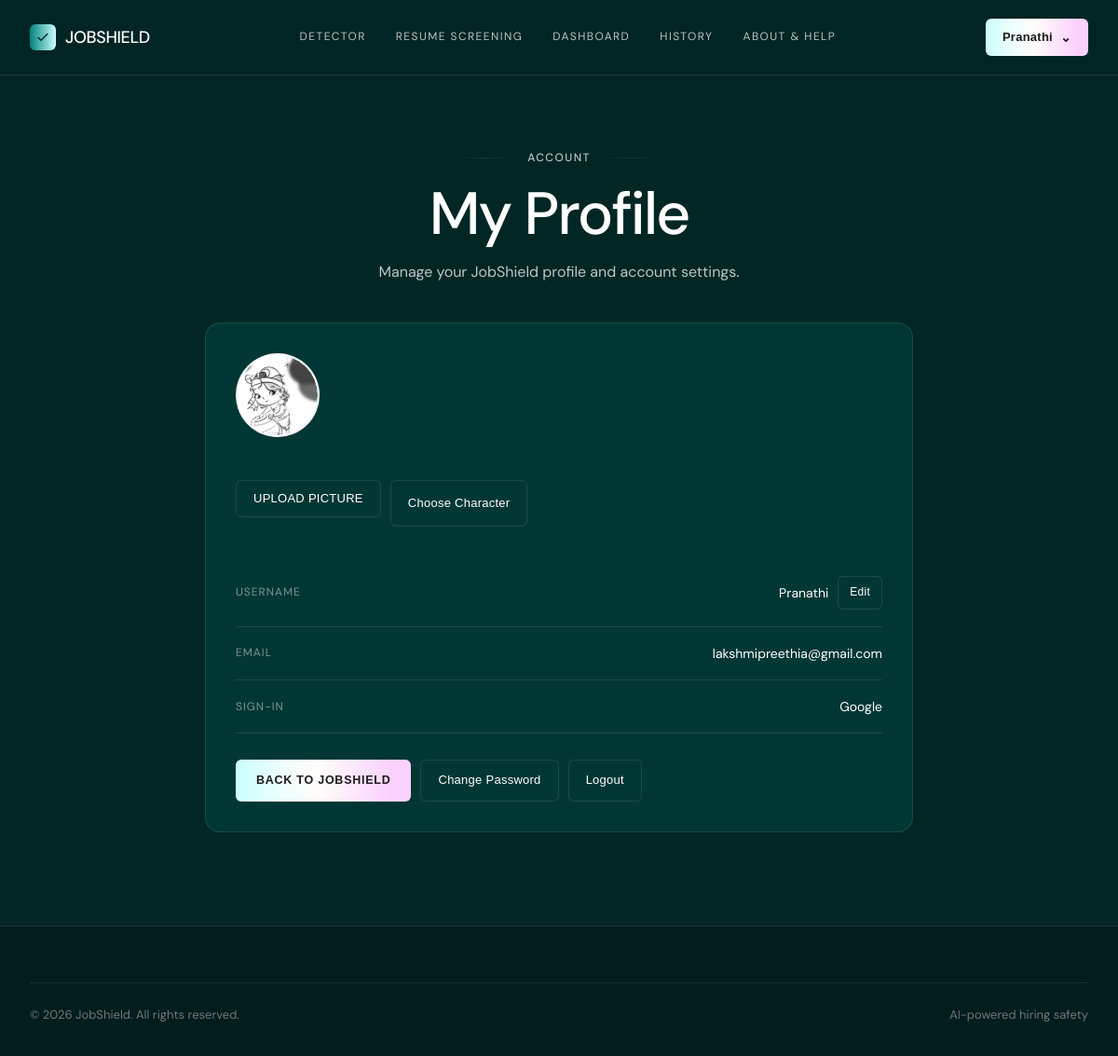
Screenshot of /profile (signed in) with the database file from the repository.
### models.py (models this page shows, shortened)
class User(UserMixin, db.Model):
    __tablename__ = "users"
    id = db.Column(db.Integer, primary_key=True)
    email = db.Column(db.String(255), unique=True, nullable=False, index=True)
    username = db.Column(db.String(80), unique=True, nullable=True, index=True)
    password_hash = db.Column(db.String(255), nullable=True)
    google_id = db.Column(db.String(255), unique=True, nullable=True, index=True)
    needs_username = db.Column(db.Boolean, default=False, nullable=False)
    is_admin = db.Column(db.Boolean, default=False, nullable=False)
    created_at = db.Column(db.DateTime, default=datetime.utcnow, nullable=False)
    scans = db.relationship(
        "Scan",
        backref="user",
        lazy=True,
        cascade="all, delete-orphan"
    )
    profile = db.relationship(
        "UserProfile",
        backref="user",
        uselist=False,
        lazy=True,
        cascade="all, delete-orphan"
    )

class UserProfile(db.Model):
    __tablename__ = "user_profiles"
    id = db.Column(db.Integer, primary_key=True)
    user_id = db.Column(
        db.Integer,
        db.ForeignKey("users.id"),
        unique=True,
        nullable=False,
        index=True
    )
    avatar_type = db.Column(
        db.String(20),
        nullable=False,
        default="character"
    )
    avatar_value = db.Column(
        db.String(255),
        nullable=True
    )
    created_at = db.Column(
        db.DateTime,
        default=datetime.utcnow,
        nullable=False
    )
    updated_at = db.Column(
        db.DateTime,
        default=datetime.utcnow,
        onupdate=datetime.utcnow,
        nullable=False
    )

### app.py (the view, shortened to what this page needs)
@app.route("/profile")
@login_required
def profile():
    profile = UserProfile.query.filter_by(
        user_id=current_user.id
    ).first()
    return render_template(
        "profile.html",
        title="My Profile",
        active="profile",
        profile=profile
    )

### models.py (called while the page is built)
@login_manager.user_loader
def load_user(user_id):
    try:
        return db.session.get(User, int(user_id))
    except (TypeError, ValueError):
        return None

### templates/profile.html (shortened to what this page needs)
{% extends "base.html" %}
{% block content %}
<main class="page">
    <div class="wrap">
        <div class="page-head">
            <div class="eyebrow">
                Account
            </div>
            <h1>
                My Profile
            </h1>
            <p>
                Manage your JobShield profile and account settings.
            </p>
        </div>
        <section class="panel profile-panel">
            <div class="profile-avatar-section">
                <div
                    class="profile-avatar"
                    id="profileAvatar"
                >
                    {% if profile
                        and profile.avatar_type == "upload"
                        and profile.avatar_value %}
                        <img
                            src="{{ url_for(
                                'static',
                                filename='uploads/profiles/' ~ profile.avatar_value
                            ) }}"
                            alt="Profile picture"
                        >
                    {% elif profile
                        and profile.avatar_type == "character"
                        and profile.avatar_value %}
                        <span>
                            {{ profile.avatar_value }}
                        </span>
                    {% endif %}
                </div>
                <div class="avatar-actions">
                    <label
                        class="btn btn-nav"
                        for="avatarInput"
                    >
                        Upload Picture
                    </label>
                    <button
                        type="button"
                        class="btn btn-nav"
                        id="chooseCharacterButton"
                    >
                        Choose Character
                    </button>
                </div>
            </div>
            <div class="profile-details">
                <div class="profile-row">
                    <span class="profile-label">
                        Username
                    </span>
                    <div class="profile-value-with-action">
                        <span id="usernameDisplay">
                            {{ current_user.username or 'Not set' }}
                        </span>
                        <button
                            type="button"
                            class="btn btn-nav btn-small"
                            id="editUsernameButton"
                        >
                            Edit
                        </button>
                    </div>
                </div>
                <div class="profile-row">
                    <span class="profile-label">
                        Email
                    </span>
                    <span>
                        {{ current_user.email }}
                    </span>
                </div>
                <div class="profile-row">
                    <span class="profile-label">
                        Sign-in
                    </span>
                    <span>
                        {{
                            'Google'
                            if current_user.google_id
                            else 'Email & Password'
                        }}
                    </span>
                </div>
            </div>
            <div class="profile-actions">
                <a
                    class="btn btn-primary"
                    href="{{ url_for('main.home') }}"
                >
                    Back to JobShield
                </a>
                <button
                    type="button"
                    class="btn btn-nav"
                    id="changePasswordButton"
                >
                    Change Password
                </button>
                <a
                    class="btn btn-nav"
                    href="{{ url_for('auth.logout') }}"
                >
                    Logout
                </a>
            </div>
        </section>
    </div>
</main>
{% endblock %}

### templates/base.html (shortened to what this page needs)
<!doctype html>
<html lang="en">
<head>
  <link rel="stylesheet" href="{{ url_for('static', filename='css/style.css') }}">
</head>
<body>
<header class="nav">
  <div class="wrap">
    <a href="/" class="logo"><span class="mark"><svg viewBox="0 0 24 24" fill="none" stroke="#012624" stroke-width="2"><path d="M4 12l5 5L20 6"/></svg></span>JOBSHIELD</a>
    <nav class="links">
      <a href="/detector" class="{{ 'active' if active=='detector' else '' }}">Detector</a>
      <a href="/resume-screening" class="{{ 'active' if active=='resume' else '' }}">Resume Screening</a>
      <a href="/dashboard" class="{{ 'active' if active=='dashboard' else '' }}">Dashboard</a>
      <a href="/history" class="{{ 'active' if active=='history' else '' }}">History</a>
      <a href="/about-help" class="{{ 'active' if active=='help' else '' }}">About &amp; Help</a>
    </nav>
    {% if current_user.is_authenticated %}
      <div class="account-menu">
        <button type="button" class="btn btn-nav account-trigger" aria-expanded="false" aria-haspopup="true">
          {{ current_user.username or 'Account' }} <span class="account-chevron">⌄</span>
        </button>
      </div>
    {% else %}
      <a href="{{ url_for('auth.login') }}" class="btn btn-nav btn-nav-gradient">Get Started</a>
    {% endif %}
  </div>
</header>
{% block content %}{% endblock %}
<footer><div class="wrap"><div class="footer-bottom"><span>© 2026 JobShield. All rights reserved.</span><span>AI-powered hiring safety</span></div></div></footer>
</body>
</html>

### static/css/style.css (style rules this page uses)
:root { --liquid-abyss:#012624; --liquid-deep:#011d1c; --liquid-kelp:#003734; --liquid-mist:#edfffe; --platinum:#ffffff; --silver-mist:#bbc7c6; --ash:#f2f2f2; --slate-deep:#707777; --lavender:#fde9ff; --gradient-aurora:linear-gradient(90deg,rgb(203,255,252) 0%,rgb(237,255,254) 26.25%,rgb(255,253,250) 47.57%,rgb(250,209,255) 88.96%); --gradient-bio:linear-gradient(90deg,rgb(0,130,124) 0%,rgb(203,255,252) 100%); --hairline:rgba(255,255,255,.1); --font-display:'DM Sans',ui-sans-serif,system-ui,-apple-system,sans-serif; --font-ui:Arial,ui-sans-serif,system-ui,sans-serif; }
* { box-sizing:border-box;margin:0;padding:0 }
html { scroll-behavior:smooth }
body { background:var(--liquid-abyss); color:var(--platinum); font-family:var(--font-display); line-height:1.45; -webkit-font-smoothing:antialiased }
a { color:inherit;text-decoration:none }
button,input,textarea,select { font:inherit }
.wrap { max-width:1200px; margin:0 auto; padding:0 32px }
header.nav { position:sticky; top:0; z-index:50; background:rgba(1,38,36,.72); backdrop-filter:blur(10px); -webkit-backdrop-filter:blur(10px); border-bottom:1px solid var(--hairline) }
header.nav .wrap { height:80px; display:flex; align-items:center; justify-content:space-between }
.logo { display:flex; align-items:center; gap:10px; font-weight:500; font-size:18px; letter-spacing:-.02em }
.logo .mark { width:28px; height:28px; border-radius:6px; background:var(--gradient-bio); display:flex; align-items:center; justify-content:center }
.logo .mark svg { width:16px; height:16px }
nav.links { display:flex; align-items:center; gap:32px }
nav.links a { font-weight:400; font-size:12px; letter-spacing:.12em; text-transform:uppercase; color:var(--silver-mist); transition:color .15s ease }
.btn { font-family:var(--font-ui); font-size:14px; letter-spacing:.02em; display:inline-flex; align-items:center; justify-content:center; gap:8px; cursor:pointer; border:none; white-space:nowrap }
.btn-primary { background:var(--gradient-aurora); color:#1a1a1a; font-weight:600; text-transform:uppercase; font-size:12.5px; letter-spacing:.06em; padding:13px 22px; border-radius:6px }
.btn-nav { background:var(--liquid-kelp); color:var(--platinum); padding:10px 18px; border-radius:6px; font-size:13px; border:1px solid var(--hairline) }
.page { padding:80px 0 100px; min-height:calc(100vh - 80px) }
.page-head { max-width:760px; margin:0 auto 42px; text-align:center }
.eyebrow { display:flex; align-items:center; justify-content:center; gap:16px; font-weight:500; font-size:12px; letter-spacing:.12em; text-transform:uppercase; color:var(--silver-mist); margin-bottom:20px }
.eyebrow:before, .eyebrow:after { content:""; height:1px; width:56px; background:linear-gradient( 90deg, transparent, var(--hairline), transparent ) }
.page-head h1 { font-size:clamp(40px,6vw,64px); font-weight:500; letter-spacing:-.03em; line-height:1; margin-bottom:18px }
.page-head p { color:var(--silver-mist); font-size:16px }
.panel { background:var(--liquid-kelp); border:1px solid var(--hairline); border-radius:16px; padding:32px }
label { display:block; color:var(--silver-mist); font-size:12px; letter-spacing:.1em; text-transform:uppercase; margin-bottom:10px }
footer { background:var(--liquid-deep); padding:60px 0 35px; margin-top:0; border-top:1px solid var(--hairline) }
.footer-bottom { display:flex; justify-content:space-between; align-items:center; border-top:1px solid var(--hairline); padding-top:25px; font-size:13px; color:var(--slate-deep) }
.account-menu { position:relative }
.account-trigger { background:var(--gradient-aurora); color:#1a1a1a; font-weight:600; border:0; min-height:40px; box-shadow:0 0 0 1px rgba(255,255,255,.08) inset }
.account-chevron { font-size:14px; line-height:1; transition:transform .15s ease }
.profile-panel { max-width:760px; margin:0 auto }
.profile-avatar { width:72px; height:72px; border-radius:50%; display:flex; align-items:center; justify-content:center; background:var(--gradient-aurora); color:#012624; font-size:28px; font-weight:600; margin-bottom:28px }
.profile-details { display:grid; gap:0 }
.profile-row { display:flex; justify-content:space-between; gap:24px; padding:18px 0; border-bottom:1px solid var(--hairline); color:var(--platinum); font-size:14px }
.profile-label { color:var(--silver-mist); text-transform:uppercase; letter-spacing:.08em; font-size:11px }
.profile-actions { display:flex; gap:12px; flex-wrap:wrap; margin-top:28px }

### rows the page displays
User: username "Pranathi", email "lakshmipreethia@gmail.com"
UserProfile: avatar_value (picture)
